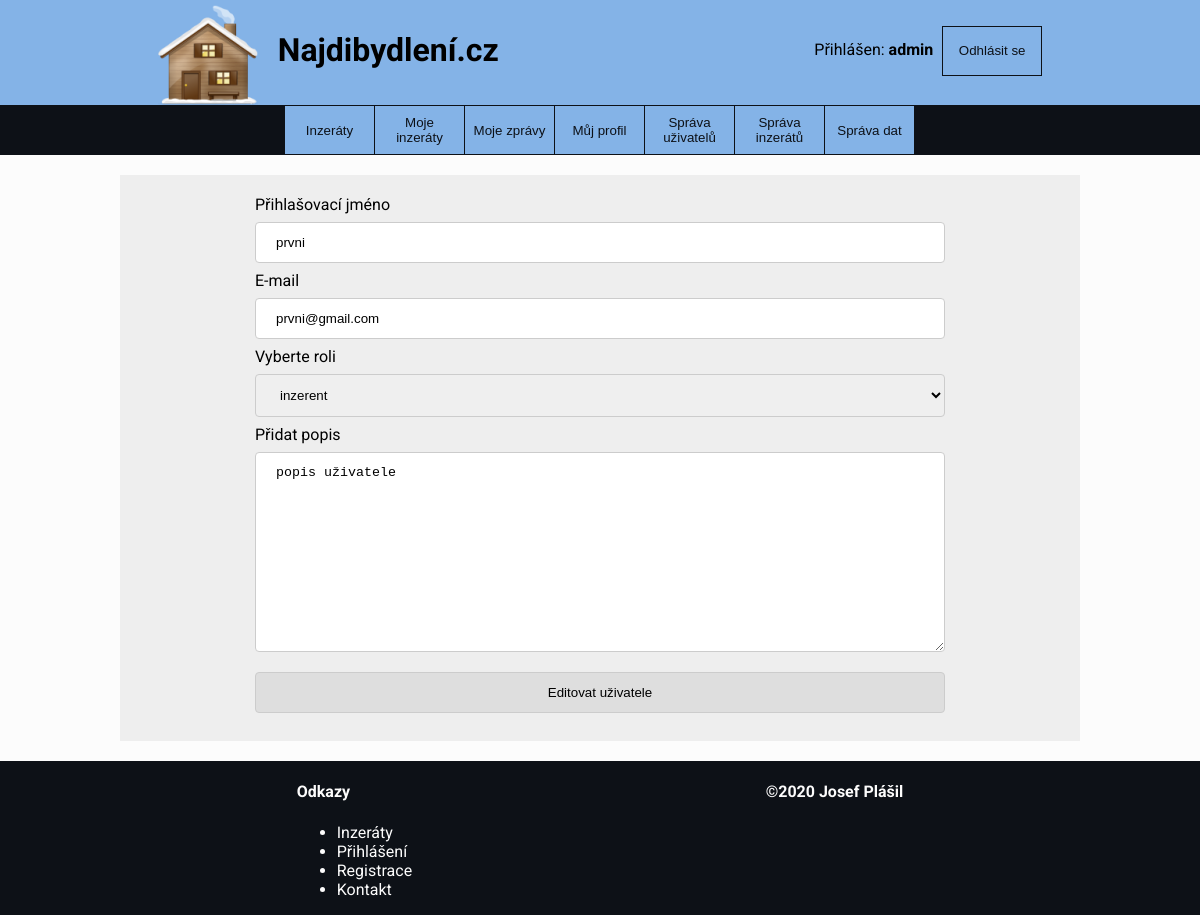
The page /index.php?page=edit_user&user=3 (signed in) on the database its author committed.
### tables this page shows
CREATE TABLE IF NOT EXISTS `users`
(
    `user_id`     INT(6)      NOT NULL AUTO_INCREMENT,
    `username`    VARCHAR(45) NOT NULL,
    `password`    VARCHAR(45) NOT NULL,
    `email`       VARCHAR(45) NOT NULL,
    `created`     DATETIME    NOT NULL,
    `description` TEXT        NOT NULL,
    `role`        VARCHAR(15) NOT NULL,
    PRIMARY KEY (`user_id`)
);

### data/function.php (called while the page is built, shortened)
<?php
$dbServername = "localhost";
$dbUsername = "root";
$dbPassword = "Database1001";
$dbName = 'db_dev';
function getByUserId($id) {
    global $dbServername, $dbUsername, $dbPassword, $dbName;
    $conn = new mysqli($dbServername, $dbUsername, $dbPassword, $dbName);
    $sql = "SELECT * FROM users where user_id = $id";
    return $conn->query($sql);
}

### page/edit_user.php (the view, shortened to what this page needs)
<?php
if (isset($_GET["user"])) {
    $userId = $_GET["user"];
    $user = getByUserId($userId);
    if ($user->num_rows > 0) {
        $rowUser = $user->fetch_assoc();
    }
}
?>
<div class="full-width-wrapper">
    <div class="flex-wrap">
        <div class="item-details">
            <div class="message-form">
                <form action="" method="post">
                    <label>Přihlašovací jméno<input type="text" placeholder="Nová přezdívka" name="edit-username" required value="<?php
                        echo $rowUser["username"];
                        ?>"></label>
                    <label>E-mail<input type="email" placeholder="Nový e-mail" name="edit-email" required value="<?php
                        echo $rowUser["email"];
                        ?>"></label>
                    <label>Vyberte roli<select name="edit-role">
                            <option value="inzerent" <?php if ($rowUser["role"] == 'inzerent') { echo " selected";}?>>inzerent</option>
                        </select></label>
                    <label>Přidat popis<textarea placeholder="Popis uživatele" name="edit-description"><?php echo $rowUser["description"]?></textarea></label>
                    <input type="submit" name="edit-new-user" value="Editovat uživatele">
                </form>
            </div>
        </div>
    </div>
</div>

### style/layout.css (style rules this page uses)
body, html { height: 100%; background-color: #fcfcfc; }
body { font-family: 'Roboto', sans-serif; position: relative; margin: 0; }
.full-width-wrapper { max-width: 960px !important; margin: 0 auto; position: relative; }
.flex-wrap { display: flex; flex-wrap: wrap; justify-content: space-around; width: 100%; float: right; position: relative; }
.login-register-form input, select { width: 100%; padding: 12px 20px; margin: 8px 0; display: inline-block; border: 1px solid #ccc; border-radius: 4px; box-sizing: border-box; }
.search-form input[type=text], input[type=submit], select { width: 100%; padding: 12px 20px; margin: 8px 0; display: inline-block; border: 1px solid #ccc; border-radius: 4px; box-sizing: border-box; }
.item-details { width: 100%; position: relative; padding: 20px; margin: 20px 0; background: #eee; text-align: center; }
.message-form { width: 75%; margin: 0 auto; text-align: left; }
.message-form input, textarea { width: 100%; padding: 12px 20px; margin: 8px 0; display: inline-block; border: 1px solid #ccc; border-radius: 4px; box-sizing: border-box; }
.message-form textarea { min-height: 200px; }
.message-form label { white-space: pre-wrap; align-items: center; }
.message-form input[type=submit] { background: #dedede; }

### rows shown on the page
users: edit-username "prvni", edit-email "prvni@gmail.com", edit-role "inzerent", edit-description "popis uživatele"

### other values the page prints
$username "admin"
